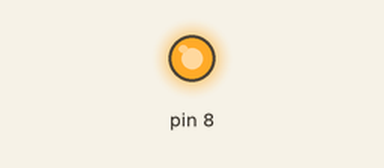
Simulated run of this sketch. Board: Arduino Uno, built with avr-gcc and run on an emulated ATmega328P. Shown: output pins drawn as LEDs (lit = HIGH).

Above: at 0.15 s.
At 8.6 s:
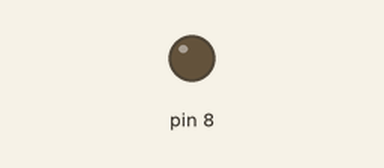
Timing chart, 0 to 12.7 s (numbered marks = the images above):
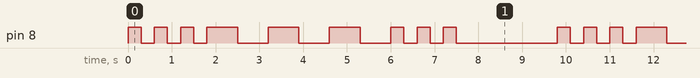

The sketch:

LEDSOSMorse.ino
```cpp
//program to display SOS using morse code using 1 LED.
// SOS Morse is ... --- ... (S,O,S)

void setup() {
  // put your setup code here, to run once:

  //initialising led pinmode.
pinMode(8,OUTPUT);

}

void loop() {
  // put your main code here, to run repeatedly:

  // S => ...
digitalWrite(8,HIGH);
delay(300);
digitalWrite(8,LOW);
delay(300);
digitalWrite(8,HIGH);
delay(300);
digitalWrite(8,LOW);
delay(300);
digitalWrite(8,HIGH);
delay(300);
digitalWrite(8,LOW);
delay(300);

  // O => ---
digitalWrite(8,HIGH);
delay(700);
digitalWrite(8,LOW);
delay(700);
digitalWrite(8,HIGH);
delay(700);
digitalWrite(8,LOW);
delay(700);
digitalWrite(8,HIGH);
delay(700);
digitalWrite(8,LOW);
delay(700);

  // S => ...
digitalWrite(8,HIGH);
delay(300);
digitalWrite(8,LOW);
delay(300);
digitalWrite(8,HIGH);
delay(300);
digitalWrite(8,LOW);
delay(300);
digitalWrite(8,HIGH);
delay(300);
digitalWrite(8,LOW);
delay(300);

  // final delay to seperate the looping SOS signals
delay(2000);
}
```

Measured:
- by itself, pin 8: repeats every 9.8 s: 2 × (LOW 0.30 s, HIGH 0.30 s), LOW 0.30 s, 3 × (HIGH 0.70 s, LOW 0.70 s), 2 × (HIGH 0.30 s, LOW 0.30 s), HIGH 0.30 s, LOW 2.3 s, HIGH 0.30 s
- by itself, everything shown: repeats every 9.8 s, in 18 steps
